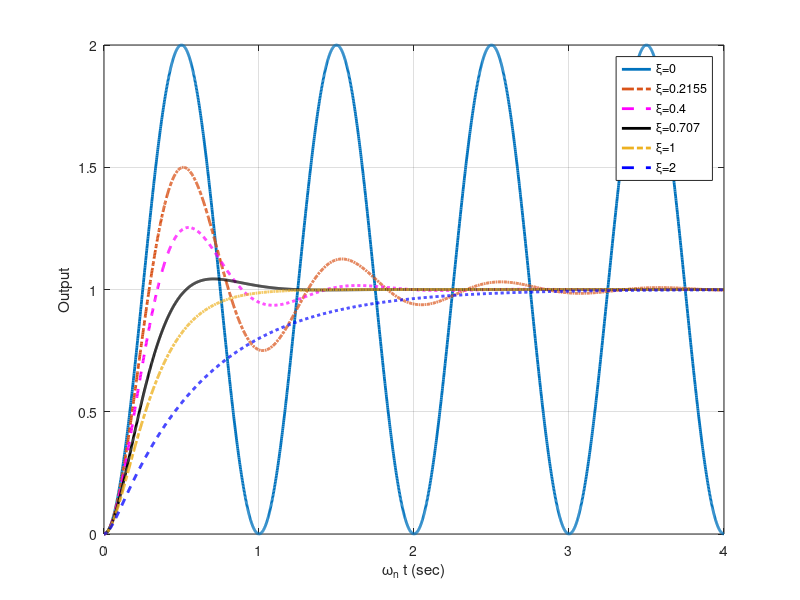

Source code (MATLAB):
%% 
% 	An Introduction to Robotics, 
%   By Prof. Hamid D. Taghirad & Mohammad A. Khosravi
%   Copyright ARAS @2023
%
%   This program illustrated transient response of a second order system
%   for different values of \zeta and \omega_n
%
%% Parameter Definitions
clear; clc; clf
s=tf('s');
zeta=[0; 0.2155 ;0.4; 0.707; 1; 2]; omega=1;
sys1=1/(s^2+2*zeta(1)*omega*s+omega^2);
sys2=1/(s^2+2*zeta(2)*omega*s+omega^2);
sys3=1/(s^2+2*zeta(3)*omega*s+omega^2);
sys4=1/(s^2+2*zeta(4)*omega*s+omega^2);
sys5=1/(s^2+2*zeta(5)*omega*s+omega^2);
sys6=1/(s^2+2*zeta(6)*omega*s+omega^2);

t=0.:0.01:8*pi;
y1=step(sys1, t); y2=step(sys2, t);
y3=step(sys3, t); y4=step(sys4, t);
y5=step(sys5, t); y6=step(sys6, t);
t=t/2/pi;

%%   Final Plot
%    Figure 6.6 of the book
plot(t,y1, t, y2, '-.', ...
    t,y3, '--m', t, y4, '-k', ...
    t,y5, '-.', t, y6, '--b' ), grid
set(findall(figure(1),'type','line'),'linewidth',2)
legend('\xi=0','\xi=0.2155','\xi=0.4','\xi=0.707','\xi=1',...
    '\xi=2')
xlabel('\omega_n t (sec)')
ylabel('Output')
